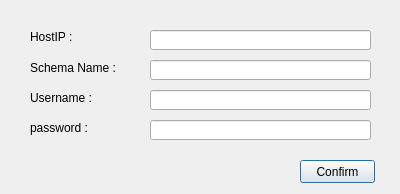
<?xml version="1.0" encoding="UTF-8"?>
<ui version="4.0">
 <class>Dialog</class>
 <widget class="QDialog" name="Dialog">
  <property name="geometry">
   <rect>
    <x>0</x>
    <y>0</y>
    <width>400</width>
    <height>194</height>
   </rect>
  </property>
  <property name="windowTitle">
   <string>ConfigDatabase</string>
  </property>
  <widget class="QLabel" name="label">
   <property name="geometry">
    <rect>
     <x>30</x>
     <y>30</y>
     <width>47</width>
     <height>13</height>
    </rect>
   </property>
   <property name="text">
    <string>HostIP :</string>
   </property>
  </widget>
  <widget class="QLabel" name="label_2">
   <property name="geometry">
    <rect>
     <x>30</x>
     <y>60</y>
     <width>91</width>
     <height>16</height>
    </rect>
   </property>
   <property name="text">
    <string>Schema Name :</string>
   </property>
  </widget>
  <widget class="QLabel" name="label_3">
   <property name="geometry">
    <rect>
     <x>30</x>
     <y>90</y>
     <width>61</width>
     <height>16</height>
    </rect>
   </property>
   <property name="text">
    <string>Username :</string>
   </property>
  </widget>
  <widget class="QLabel" name="label_4">
   <property name="geometry">
    <rect>
     <x>30</x>
     <y>120</y>
     <width>61</width>
     <height>16</height>
    </rect>
   </property>
   <property name="text">
    <string>password :</string>
   </property>
  </widget>
  <widget class="QLineEdit" name="HostInput">
   <property name="geometry">
    <rect>
     <x>150</x>
     <y>30</y>
     <width>221</width>
     <height>20</height>
    </rect>
   </property>
  </widget>
  <widget class="QLineEdit" name="SchemaInput">
   <property name="geometry">
    <rect>
     <x>150</x>
     <y>60</y>
     <width>221</width>
     <height>20</height>
    </rect>
   </property>
  </widget>
  <widget class="QLineEdit" name="UserInput">
   <property name="geometry">
    <rect>
     <x>150</x>
     <y>90</y>
     <width>221</width>
     <height>20</height>
    </rect>
   </property>
  </widget>
  <widget class="QLineEdit" name="PassInput">
   <property name="geometry">
    <rect>
     <x>150</x>
     <y>120</y>
     <width>221</width>
     <height>20</height>
    </rect>
   </property>
  </widget>
  <widget class="QPushButton" name="confirm_button">
   <property name="geometry">
    <rect>
     <x>300</x>
     <y>160</y>
     <width>75</width>
     <height>23</height>
    </rect>
   </property>
   <property name="text">
    <string>Confirm</string>
   </property>
  </widget>
 </widget>
 <resources/>
 <connections/>
</ui>
